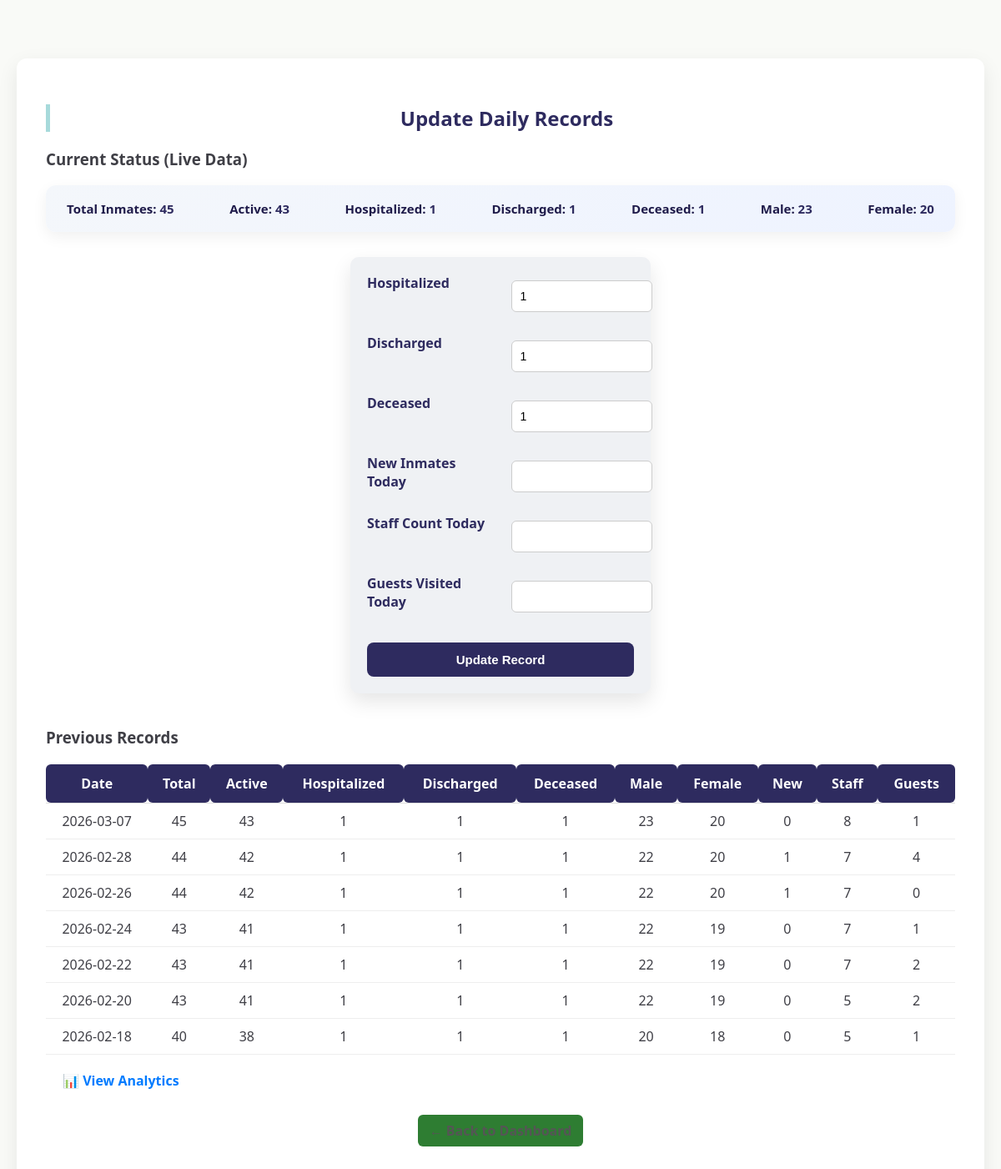
Page /admin/update (signed in) on the committed database.
### tables this page shows
CREATE TABLE daily_records (
        id INTEGER PRIMARY KEY AUTOINCREMENT,
        date TEXT UNIQUE,  -- Added UNIQUE here to support REPLACE logic
        total_inmates INTEGER,
        active_inmates INTEGER,  -- Ensure this is added
        hospitalized INTEGER,
        discharged INTEGER,
        male_inmates INTEGER,
        female_inmates INTEGER,
        new_inmates INTEGER,
        staff_count INTEGER,
        guests_arrived INTEGER
    , deceased INTEGER DEFAULT 0);

### app.py (the view, shortened to what this page needs)
@app.route('/admin/update', methods=['GET', 'POST'])
def admin_update():
    if 'admin' not in session:
        return redirect('/login')
    db = get_db()
    db.row_factory = sqlite3.Row
    cur = db.cursor()
    cur.execute("SELECT COUNT(*) FROM inmates WHERE status != 'Deceased'")
    total = cur.fetchone()[0]
    cur.execute("SELECT COUNT(*) FROM inmates WHERE status='Hospitalized'")
    hospitalized = cur.fetchone()[0]
    cur.execute("SELECT COUNT(*) FROM inmates WHERE status='Discharged'")
    discharged = cur.fetchone()[0]
    cur.execute("SELECT COUNT(*) FROM inmates WHERE status='Deceased'")
    deceased = cur.fetchone()[0]
    active = total - hospitalized - discharged
    cur.execute("SELECT COUNT(*) FROM inmates WHERE gender='Male' AND status='Active'")
    male = cur.fetchone()[0]
    cur.execute("SELECT COUNT(*) FROM inmates WHERE gender='Female' AND status='Active'")
    female = cur.fetchone()[0]
    cur.execute("SELECT * FROM daily_records ORDER BY date DESC LIMIT 7")
    records = [dict(row) for row in cur.fetchall()]
    db.close()
    return render_template(
        'admin_update.html',
        records=records,
        total=total,
        active=active,
        male=male,
        female=female,
        hospitalized=hospitalized,
        discharged=discharged,
        deceased=deceased
    )

### app.py (called while the page is built)
def get_db():
    conn = sqlite3.connect(DB)
    conn.row_factory = sqlite3.Row
    return conn

### templates/admin_update.html (shortened to what this page needs)
<!DOCTYPE html>
<html lang="en">
<head>
    <link rel="stylesheet" href="{{ url_for('static', filename='style.css') }}">
</head>
<body>
<div class="update-container">
    <h2>Update Daily Records</h2>
    <h3>Current Status (Live Data)</h3>
    <div class="summary-box">
        <p><strong>Total Inmates:</strong> {{ total }}</p>
        <p><strong>Active:</strong> {{ active }}</p>
        <p><strong>Hospitalized:</strong> {{ hospitalized }}</p>
        <p><strong>Discharged:</strong> {{ discharged }}</p>
        <p><strong>Deceased:</strong> {{ deceased }}</p>
        <p><strong>Male:</strong> {{ male }}</p>
        <p><strong>Female:</strong> {{ female }}</p>
    </div>
    <form method="POST" action="/admin/update">
        <label>Hospitalized</label>
        <input type="number" name="hospitalized" value="{{ hospitalized }}" required>
        <label>Discharged</label>
        <input type="number" name="discharged" value="{{ discharged }}" required>
        <label>Deceased</label>
        <input type="number" name="deceased" value="{{ deceased }}" required>
        <label>New Inmates Today</label>
        <input type="number" name="new_inmates" required>
        <label>Staff Count Today</label>
        <input type="number" name="staff_count" required>
        <label>Guests Visited Today</label>
        <input type="number" name="guests_visited" required>
        <button type="submit" class="btn-primary">Update Record</button>
    </form>
    <h3 style="margin-top:40px;">Previous Records</h3>
    <table class="records-table">
        <thead>
            <tr>
                <th>Date</th>
                <th>Total</th>
                <th>Active</th>
                <th>Hospitalized</th>
                <th>Discharged</th>
                <th>Deceased</th>
                <th>Male</th>
                <th>Female</th>
                <th>New</th>
                <th>Staff</th>
                <th>Guests</th>
            </tr>
        </thead>
        <tbody>
        {% for r in records %}
            <tr>
                <td>{{ r.date }}</td>
                <td>{{ r.total_inmates }}</td>
                <td>{{ r.active_inmates }}</td>
                <td>{{ r.hospitalized }}</td>
                <td>{{ r.discharged }}</td>
                <td>{{ r.deceased }}</td>
                <td>{{ r.male_inmates }}</td>
                <td>{{ r.female_inmates }}</td>
                <td>{{ r.new_inmates }}</td>
                <td>{{ r.staff_count }}</td>
                <td>{{ r.guests_arrived }}</td>
            </tr>
        {% endfor %}
        </tbody>
    </table>
    <div style="margin-left:20px;">
        <a href="/admin/analytics" class="btn-analysis">
            📊 View Analytics
        </a>
    </div>
    <div class="admin-actions">
        <a href="/admin" class="back-btn">← Back to Dashboard</a>
    </div>
</div>
</body>
</html>

### static/style.css (style rules this page uses)
body { font-family: "Segoe UI", Arial, sans-serif; background: #F9FAF7; padding: 20px; margin: 0; color: #3F3F46; }
h2 { color: #2E2B5F; border-left: 5px solid #A7DADB; padding-left: 10px; }
form { background: #EFF1F4; padding: 20px; width: 320px; margin: 20px auto; border-radius: 10px; box-shadow: 0px 10px 25px rgba(0,0,0,0.1); }
input { width: 100%; padding: 10px; margin: 8px 0; border-radius: 6px; border: 1px solid #ccc; font-size: 14px; }
button { width: 100%; padding: 10px; margin-top: 10px; color: #2E2B5F; background: #F2A65A; outline: none; font-size: 15px; border: none; border-radius: 6px; cursor: pointer; transition: transform 0.2s, box-shadow 0.2s; }
a { display: inline-block; margin-top: 10px; color: #2E2B5F; text-decoration: none; font-weight: 600; }
.admin-actions { margin-top: 20px; text-align: right; }
.back-btn { padding: 8px 14px; background: #2e7d32; color: white; text-decoration: none; border-radius: 6px; transition: 0.3s; }
.admin-actions { display: flex; justify-content: center; gap: 10px; margin: 20px 0; }
h2 { text-align: center; margin-bottom: 20px; }
table { width: 100%; border-collapse: collapse; }
th, td { padding: 12px; border-bottom: 1px solid #ddd; text-align: center; }
th { background: #007bff; color: #fff; border-radius: 6px; }
a { text-decoration: none; color: #007bff; display: inline-block; margin-top: 20px; }
.update-container { max-width: 1100px; margin: 50px auto; background: #ffffff; padding: 35px; border-radius: 12px; box-shadow: 0 8px 25px rgba(0,0,0,0.08); }
.update-container form { display: grid; grid-template-columns: repeat(2, 1fr); gap: 18px 25px; margin-bottom: 30px; }
.update-container form input { width: 100%; padding: 10px; border-radius: 6px; border: 1px solid #ccc; transition: 0.3s ease; }
.update-container form label { font-weight: 600; color: #2E2B5F; }
.update-container form button { grid-column: span 2; margin-top: 10px; background: #2E2B5F; color: #ffffff; padding: 12px; border-radius: 8px; font-weight: 600; border: none; cursor: pointer; transition: 0.3s ease; }
.records-table { width: 100%; border-collapse: collapse; margin-top: 20px; }
.records-table th { background: #2E2B5F; color: #ffffff; padding: 12px; text-align: center; }
.records-table td { padding: 10px; border-bottom: 1px solid #eee; text-align: center; }
.back-btn { display: inline-block; margin-top: 10px; text-decoration: none; color: #555; }
.summary-box { display: flex; justify-content: space-between; align-items: center; background: linear-gradient(135deg, #f4f7fb, #eef3ff); padding: 18px 25px; border-radius: 12px; margin-bottom: 30px; box-shadow: 0 6px 18px rgba(0, 0, 0, 0.06); font-weight: 600; color: #2E2B5F; }
.summary-box p { margin: 0; font-size: 15px; }
.summary-box strong { color: #1f1b4a; }
button { margin-top: 10px; background: #2c7be5; color: white; border: none; padding: 8px 16px; border-radius: 6px; cursor: pointer; transition: 0.3s ease; font-weight: 500; }

### rows in the picture
daily_records: date "2026-03-07", total_inmates "45", active_inmates "43", hospitalized "1", discharged "1", deceased "1", male_inmates "23", female_inmates "20", new_inmates "0", staff_count "8", guests_arrived "1"
daily_records: date "2026-02-28", total_inmates "44", active_inmates "42", hospitalized "1", discharged "1", deceased "1", male_inmates "22", female_inmates "20", new_inmates "1", staff_count "7", guests_arrived "4"
daily_records: date "2026-02-26", total_inmates "44", active_inmates "42", hospitalized "1", discharged "1", deceased "1", male_inmates "22", female_inmates "20", new_inmates "1", staff_count "7", guests_arrived "0"
daily_records: date "2026-02-24", total_inmates "43", active_inmates "41", hospitalized "1", discharged "1", deceased "1", male_inmates "22", female_inmates "19", new_inmates "0", staff_count "7", guests_arrived "1"
daily_records: date "2026-02-22", total_inmates "43", active_inmates "41", hospitalized "1", discharged "1", deceased "1", male_inmates "22", female_inmates "19", new_inmates "0", staff_count "7", guests_arrived "2"
daily_records: date "2026-02-20", total_inmates "43", active_inmates "41", hospitalized "1", discharged "1", deceased "1", male_inmates "22", female_inmates "19", new_inmates "0", staff_count "5", guests_arrived "2"
daily_records: date "2026-02-18", total_inmates "40", active_inmates "38", hospitalized "1", discharged "1", deceased "1", male_inmates "20", female_inmates "18", new_inmates "0", staff_count "5", guests_arrived "1"

### other values in the picture
{{ total }} "45"
{{ active }} "43"
{{ hospitalized }} "1"
{{ discharged }} "1"
{{ deceased }} "1"
{{ male }} "23"
{{ female }} "20"
